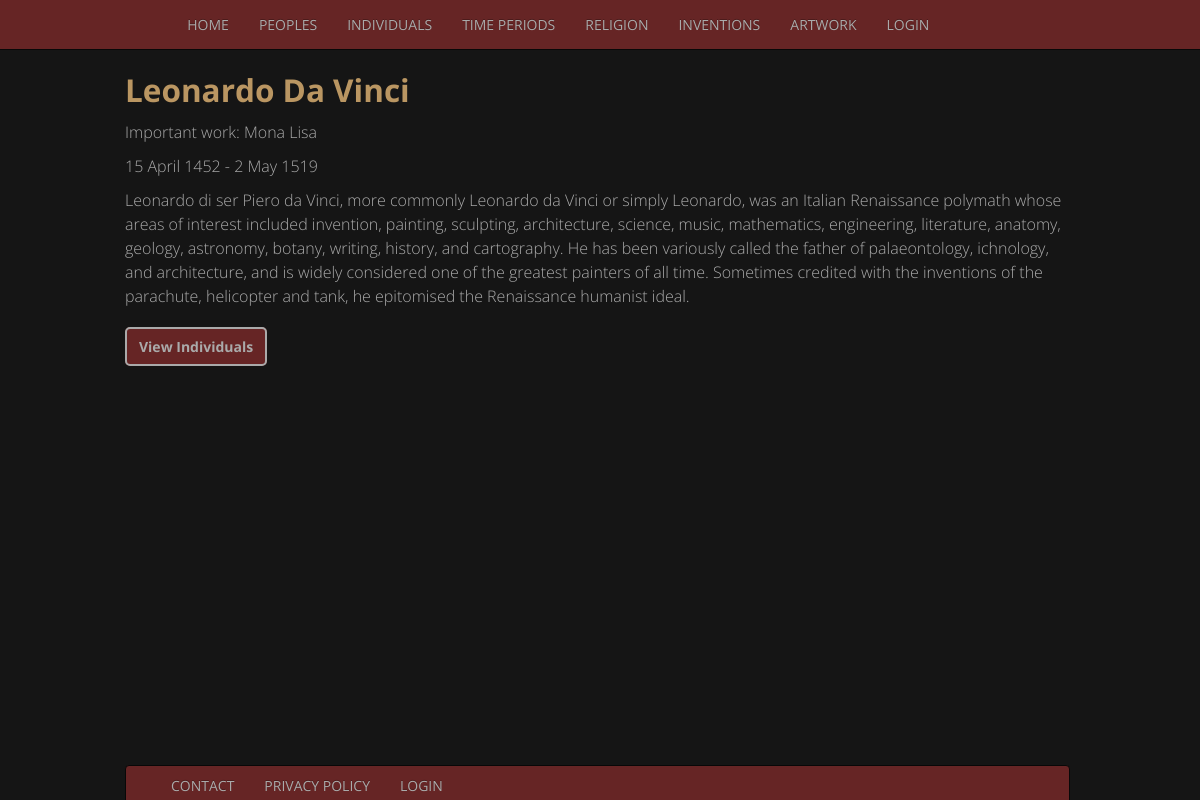
The page /mens_detail.php?id=1 on the database its author committed.
### tables this page shows
CREATE TABLE `mens` (
  `id` int(11) NOT NULL,
  `mens_naam` varchar(255) NOT NULL,
  `bijdrage` varchar(255) NOT NULL,
  `leven` varchar(255) NOT NULL,
  `mens_detail` varchar(5000) NOT NULL
);

### mens_detail.php (the view, shortened to what this page needs)
<?php include 'includes/header.php' ?>
<?php include 'includes/nav.php' ?>
    <div class="container">
      <div class="row">
    <?php
    $servername = "localhost";
    $username = "root";
    $password = "bitnami";
    $dbname = "herexamen";
    $conn = new mysqli($servername, $username, $password, $dbname);
    $sql = "SELECT id, mens_naam, bijdrage, leven, mens_detail FROM mens WHERE id = " . (int) $_GET['id'];
    $result = $conn->query($sql);
    if ($result->num_rows > 0) {
    while($row = $result->fetch_assoc()) {
        echo "<div class='bottommargin'>". "<h2>". $row["mens_naam"]."</h2>". "<p>Important work: " . $row["bijdrage"]. "</p>" . "<p>" . $row["leven"]. "</p>". "<p>" . $row["mens_detail"] . "</p>"."</div>";
    }
    } else {
       echo "0 results";
    }
    ?>
<a class="button" href="mens.php">View Individuals</a>
</div>
  </div>
<?php include 'includes/footer.php' ?>

### css/main.css (style rules this page uses)
* { color: #aaa; font-family: 'Open Sans', sans-serif; }
body { padding-top: 5%; background-color: #151515; }
h1, h2, h3, h4, h5, h6, h7 { color: #ba9662; }
p { font-size:16px;font-weight:200;line-height:24px; }
.bottommargin { padding-bottom: 2%; }
.button { background-color: #662525; color: #aaa; padding-left: 12px; padding-right: 12px; padding-top: 8px; padding-bottom: 8px; border: 2px solid #aaa; border-radius: 5px; font-weight: bolder; }

### rows shown on the page
mens: mens_naam "Leonardo Da Vinci", bijdrage "Mona Lisa", leven "15 April 1452 - 2 May 1519", mens_detail "Leonardo di ser Piero da Vinci, more commonly Leonardo da Vinci or simply Leonardo, was an Italian Renaissance polymath whose areas of interest included invention, painting, sculpting, architecture, science, music, mathematics, engineering, literature, anatomy, geology, astronomy, botany, writing, history, and cartography. He has been variously called the father of palaeontology, ichnology, and architecture, and is widely considered one of the greatest painters of all time. Sometimes credited with the inventions of the parachute, helicopter and tank, he epitomised the Renaissance humanist ideal."

### other values the page prints
$display "HOME"
$display "PEOPLES"
$display "INDIVIDUALS"
$display "TIME PERIODS"
$display "RELIGION"
$display "INVENTIONS"
$display "ARTWORK"
$display "LOGIN"
$display "CONTACT"
$display "PRIVACY POLICY"
